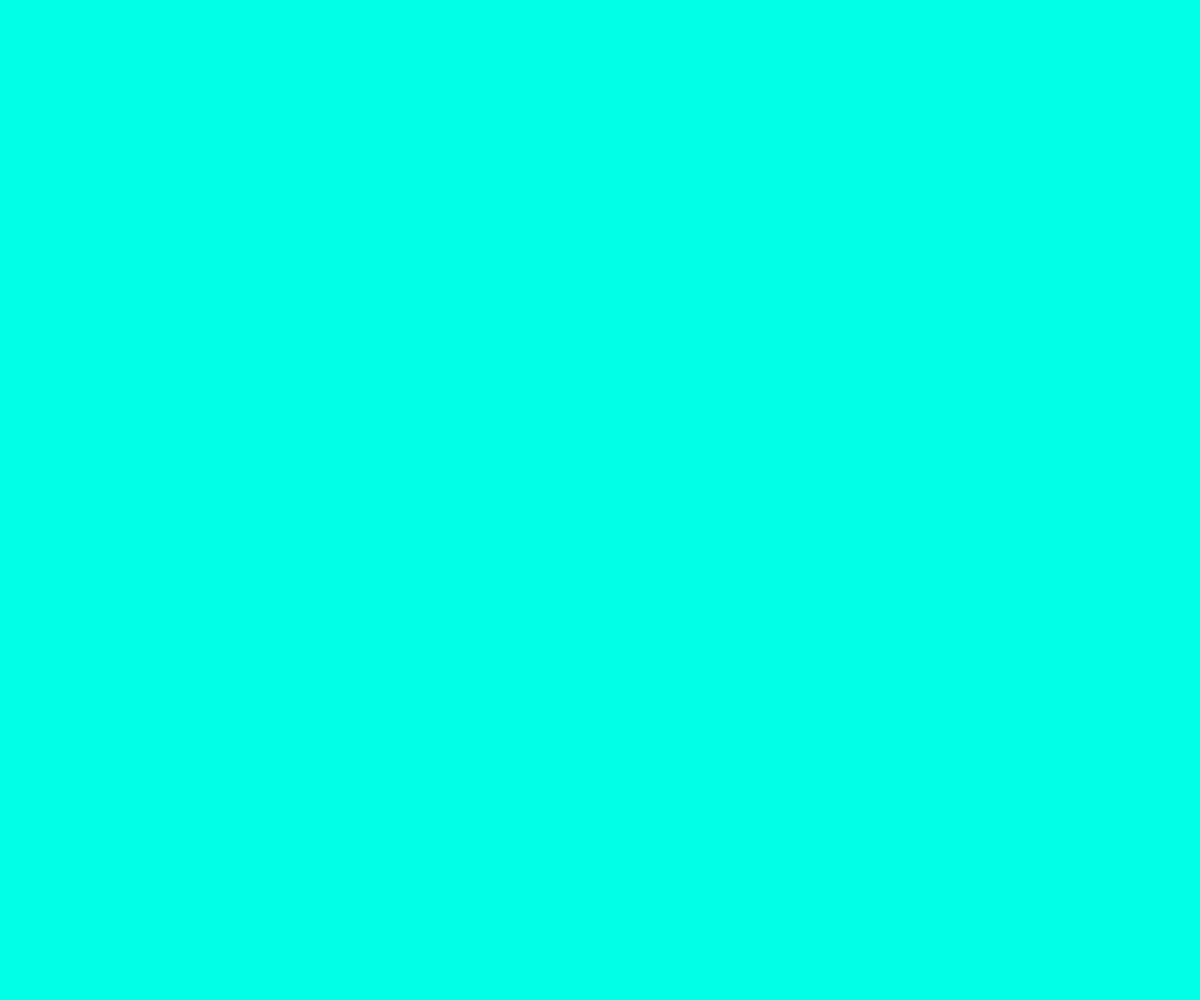
Frame 1 (no input)
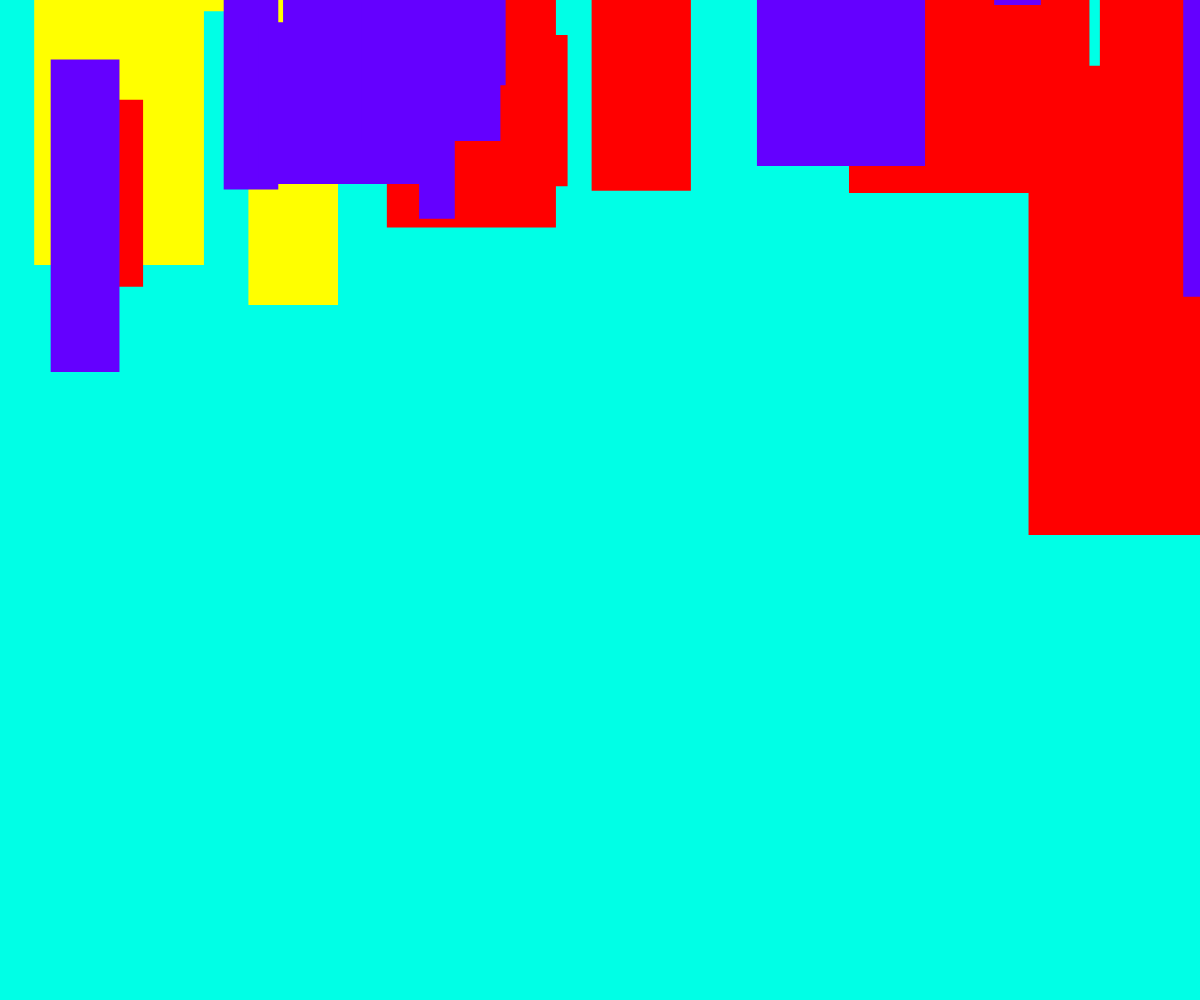
Frame 60 (no input)
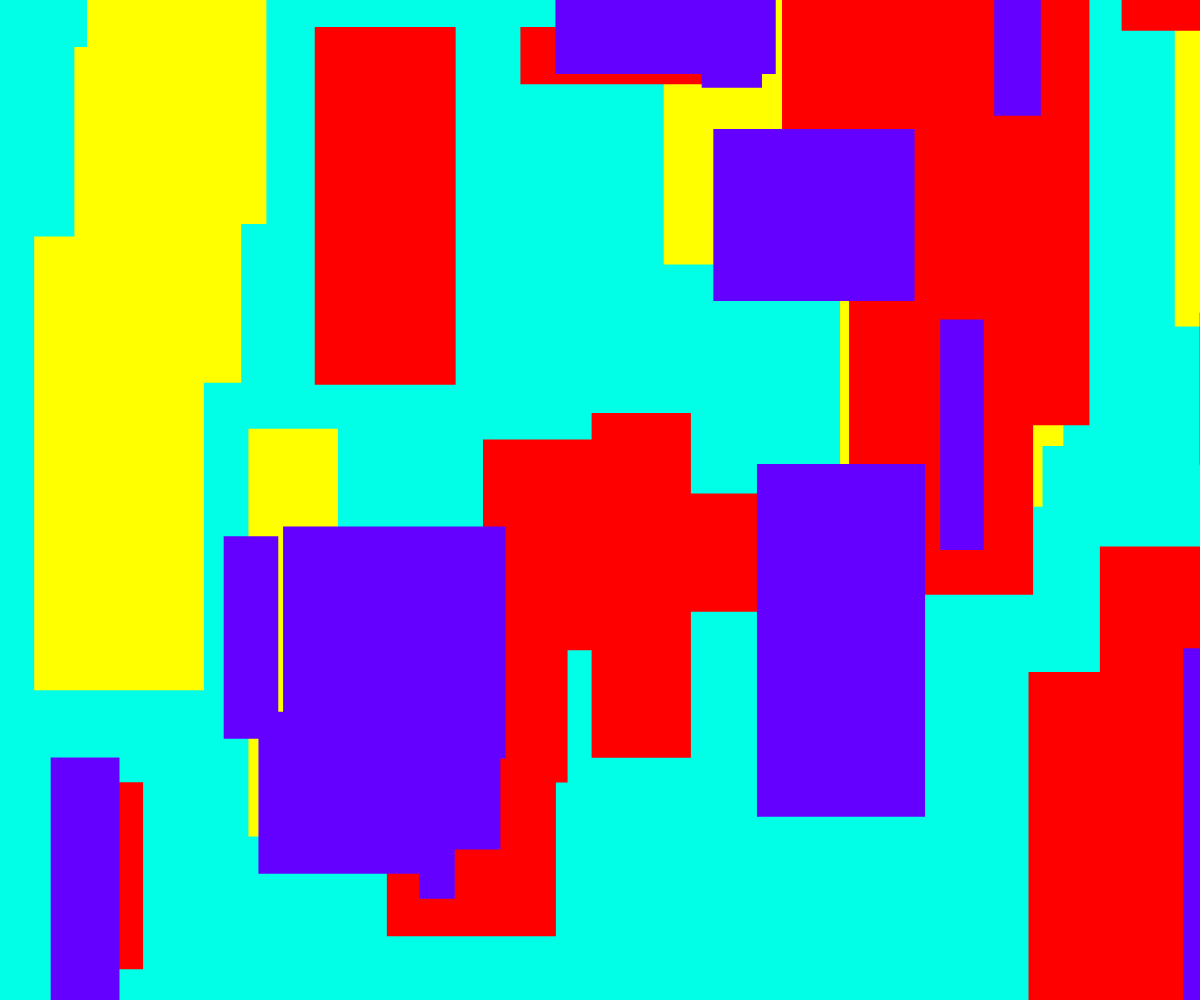
Frame 120 (the mouse pressed at the canvas centre since frame 60)

The p5.js sketch that drew these frames (run headless with seeded random() and noise() and a simulated clock; from frame 60 on, the mouse is pressed at the canvas centre):

// p5.js sketch
// ── sketch.js
let otroCuadrado01,otroCuadrado02,otroCuadrado03, laCantidad;

let unColor;

function setup() {
  createCanvas(window.innerWidth,window.innerHeight);
laCantidad = 20;
unColor = [3];
unColor[0] = color(255,255,0);
  unColor[1] = color(255,0,0);
    unColor[2] = color(100,0,255);
  otroCuadrado01 = [laCantidad];
    otroCuadrado02 = [laCantidad];
      otroCuadrado03 = [laCantidad];
for (let i = 0; i < laCantidad; i++){
otroCuadrado01[i] = new unCuadrado(unColor[0]);
}
for (let i = 0; i < laCantidad; i++){
otroCuadrado02[i] = new unCuadrado(unColor[1]);
}
for (let i = 0; i < laCantidad; i++){
otroCuadrado03[i] = new unCuadrado(unColor[2]);
}
noStroke();
}




function draw() {
      background(0,255,230);

for (let i = 0; i < laCantidad; i++){
otroCuadrado01[i].dibujaCuad();
}
for (let i = 0; i < laCantidad; i++){
otroCuadrado02[i].dibujaCuad();
}
for (let i = 0; i < laCantidad; i++){
otroCuadrado03[i].dibujaCuad();
}
}


function unCuadrado(unColor){
  this.unColor = unColor;
  this.velocidad = (random(1,12))
this.posX = random(width);
this.posY;
    this.posY = random(-height,-height/2);
this.tamanoX =  random(10,width/5);
this.tamanoY = random(30,height/2);
 // fill(random(255),random(255),random(255));

  this.dibujaCuad= function(){
// fill(this.unColor);
  fill(unColor);
    rect(this.posX,this.posY ,this.tamanoX,this.tamanoY);
    this.posY= this.posY+this.velocidad ;

    if(this.posY > height){
  this.posY = random(-height,-height/2);
    }
  }

}
